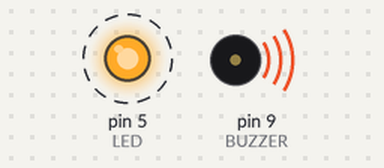
Recording of a sketch running on a simulated Arduino Uno, built with avr-gcc and run on an emulated ATmega328P. Shown: output pins drawn as LEDs (lit = HIGH), buzzer (waves = sounding). Dashed ring = blinking.

Above: at 0.2 s.
At 1.2 s:
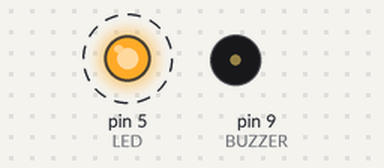
Timing chart, 0 to 5.2 s (numbered marks = the images above):
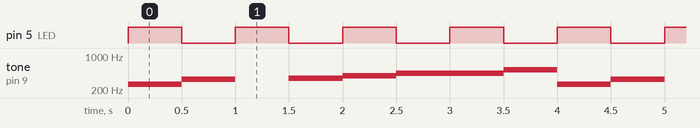

The sketch:

ass3-2_1.ino
```cpp
enum{REST=0, DO=262, RE=294, MI=330, FA=349, SOL=392, LA=440, SHI=404, DO2=523};
#define BUZZER 9
#define LED 5
int NUM=9;
int Frequency[]={DO,MI,REST,FA,SOL,LA,LA,DO2};

void setup() {
  pinMode(BUZZER, OUTPUT);
  pinMode(LED, OUTPUT);
}

void loop() {
  for(int i=0; i<8; i++) {
    tone(BUZZER, Frequency[i]);
    if(i%2==0) digitalWrite(LED, HIGH);
    else digitalWrite(LED, LOW);
    delay(500);
  }
}
```

Measured:
- by itself, pin 5 (LED): alternates HIGH for 0.50 s and LOW for 0.50 s
- by itself, tone on pin 9 (BUZZER): repeats every 4.0 s: 330 Hz 0.50 s, silent 0.50 s, 349 Hz 0.50 s, 392 Hz 0.50 s, 440 Hz 1.0 s, 523 Hz 0.50 s, 262 Hz 0.50 s
